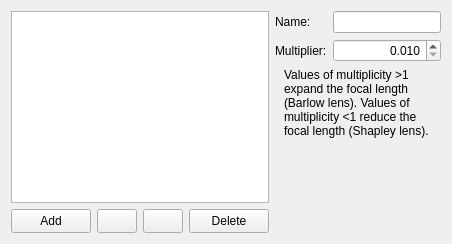
        <widget class="QWidget" name="lensesTab">
         <attribute name="title">
          <string>Lenses</string>
         </attribute>
         <layout class="QGridLayout" name="gridLayout_3">
          <item row="0" column="0">
           <layout class="QHBoxLayout" name="horizontalLayout_2">
            <item>
             <layout class="QVBoxLayout" name="verticalLayout">
              <item>
               <widget class="QListView" name="lensListView">
                <property name="editTriggers">
                 <set>QAbstractItemView::NoEditTriggers</set>
                </property>
                <property name="isWrapping" stdset="0">
                 <bool>false</bool>
                </property>
                <property name="resizeMode">
                 <enum>QListView::Fixed</enum>
                </property>
                <property name="viewMode">
                 <enum>QListView::ListMode</enum>
                </property>
               </widget>
              </item>
              <item>
               <layout class="QHBoxLayout" name="horizontalLayout_5">
                <item>
                 <widget class="QPushButton" name="addLens">
                  <property name="minimumSize">
                   <size>
                    <width>0</width>
                    <height>24</height>
                   </size>
                  </property>
                  <property name="focusPolicy">
                   <enum>Qt::NoFocus</enum>
                  </property>
                  <property name="text">
                   <string>Add</string>
                  </property>
                 </widget>
                </item>
                <item>
                 <widget class="QPushButton" name="pushButtonMoveLensUp">
                  <property name="sizePolicy">
                   <sizepolicy hsizetype="Fixed" vsizetype="Fixed">
                    <horstretch>0</horstretch>
                    <verstretch>0</verstretch>
                   </sizepolicy>
                  </property>
                  <property name="minimumSize">
                   <size>
                    <width>24</width>
                    <height>24</height>
                   </size>
                  </property>
                  <property name="focusPolicy">
                   <enum>Qt::NoFocus</enum>
                  </property>
                  <property name="icon">
                   <iconset resource="../../../../data/gui/guiRes.qrc">
                    <normaloff>:/graphicGui/uibtUp.png</normaloff>
                    <disabledoff>:/graphicGui/uibtUp-disabled.png</disabledoff>:/graphicGui/uibtUp.png</iconset>
                  </property>
                 </widget>
                </item>
                <item>
                 <widget class="QPushButton" name="pushButtonMoveLensDown">
                  <property name="sizePolicy">
                   <sizepolicy hsizetype="Fixed" vsizetype="Fixed">
                    <horstretch>0</horstretch>
                    <verstretch>0</verstretch>
                   </sizepolicy>
                  </property>
                  <property name="minimumSize">
                   <size>
                    <width>24</width>
                    <height>24</height>
                   </size>
                  </property>
                  <property name="focusPolicy">
                   <enum>Qt::NoFocus</enum>
                  </property>
                  <property name="icon">
                   <iconset resource="../../../../data/gui/guiRes.qrc">
                    <normaloff>:/graphicGui/uibtDown.png</normaloff>
                    <disabledoff>:/graphicGui/uibtDown-disabled.png</disabledoff>:/graphicGui/uibtDown.png</iconset>
                  </property>
                 </widget>
                </item>
                <item>
                 <widget class="QPushButton" name="deleteLens">
                  <property name="minimumSize">
                   <size>
                    <width>0</width>
                    <height>24</height>
                   </size>
                  </property>
                  <property name="focusPolicy">
                   <enum>Qt::NoFocus</enum>
                  </property>
                  <property name="text">
                   <string>Delete</string>
                  </property>
                 </widget>
                </item>
               </layout>
              </item>
             </layout>
            </item>
            <item>
             <layout class="QGridLayout" name="gridLayout_12">
              <item row="0" column="0">
               <widget class="QLabel" name="label_7">
                <property name="text">
                 <string>Name:</string>
                </property>
               </widget>
              </item>
              <item row="1" column="1">
               <widget class="QDoubleSpinBox" name="lensMultiplier">
                <property name="alignment">
                 <set>Qt::AlignRight|Qt::AlignTrailing|Qt::AlignVCenter</set>
                </property>
                <property name="decimals">
                 <number>3</number>
                </property>
                <property name="minimum">
                 <double>0.010000000000000</double>
                </property>
                <property name="maximum">
                 <double>9.000000000000000</double>
                </property>
                <property name="singleStep">
                 <double>0.010000000000000</double>
                </property>
               </widget>
              </item>
              <item row="2" column="0" colspan="2">
               <widget class="QLabel" name="lensNote">
                <property name="toolTip">
                 <string notr="true"/>
                </property>
                <property name="statusTip">
                 <string notr="true"/>
                </property>
                <property name="accessibleName">
                 <string notr="true"/>
                </property>
                <property name="accessibleDescription">
                 <string notr="true"/>
                </property>
                <property name="text">
                 <string>Values of multiplicity &gt;1 expand the focal length (Barlow lens). Values of multiplicity &lt;1 reduce the focal length (Shapley lens).</string>
                </property>
                <property name="textFormat">
                 <enum>Qt::AutoText</enum>
                </property>
                <property name="scaledContents">
                 <bool>false</bool>
                </property>
                <property name="wordWrap">
                 <bool>true</bool>
                </property>
                <property name="indent">
                 <number>9</number>
                </property>
               </widget>
              </item>
              <item row="0" column="1">
               <widget class="QLineEdit" name="lensName">
                <property name="baseSize">
                 <size>
                  <width>100</width>
                  <height>22</height>
                 </size>
                </property>
                <property name="maxLength">
                 <number>50</number>
                </property>
               </widget>
              </item>
              <item row="1" column="0">
               <widget class="QLabel" name="label_13">
                <property name="text">
                 <string>Multiplier:</string>
                </property>
               </widget>
              </item>
              <item row="3" column="0">
               <spacer name="verticalSpacer_4">
                <property name="orientation">
                 <enum>Qt::Vertical</enum>
                </property>
                <property name="sizeHint" stdset="0">
                 <size>
                  <width>0</width>
                  <height>0</height>
                 </size>
                </property>
               </spacer>
              </item>
             </layout>
            </item>
           </layout>
          </item>
         </layout>
        </widget>
